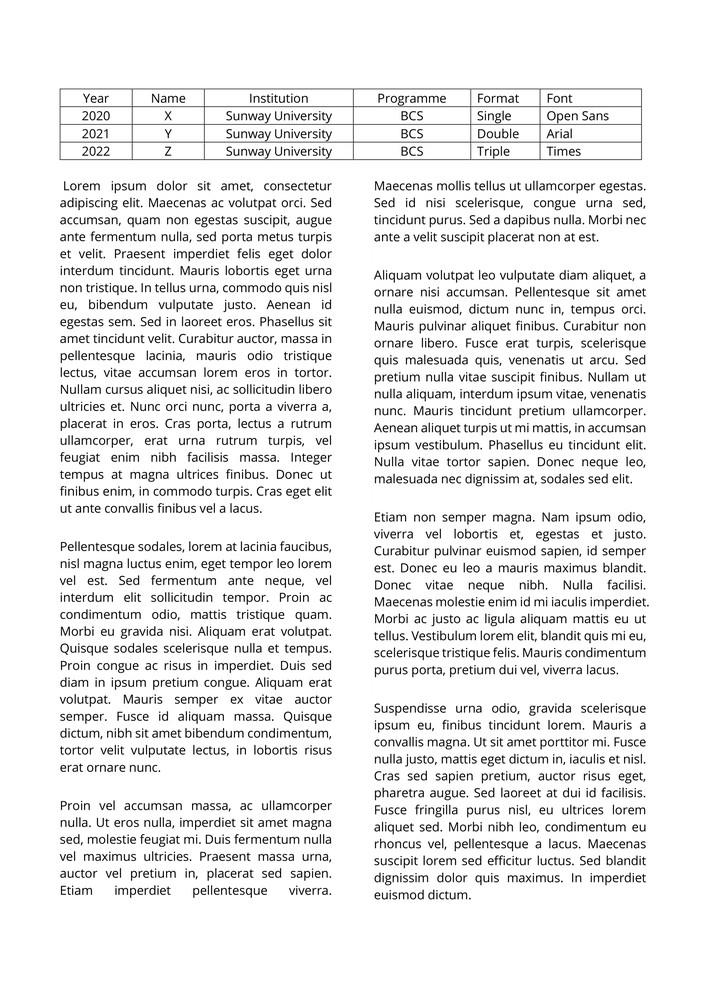
#> input picture inputImage/004.png, 706 x 999 px, shrunk from 1654 x 2339 before the run, found by its file name
$ python main.py
#> lines starting #> are read from the running program, lines starting #| are printed output that depends on the picture; after the words box and inside, x2 and y2 are one past the last pixel; in counts of white or black regions, pixels touching at a corner belong together
from matplotlib import pyplot as plt
import numpy as np
import cv2

def remove_table_image(image):
    """
    Removes regions in the input image that are likely to represent tables or images.

    Parameters:
    - image: input image.

    Returns:
    - image: image with table and image regions set to white (255).
    """
    # Set threshold values based on typical area of paragraph regions.
    threshold_area = 500
    # Set threshold values based on the maximum aspect ratio of the bounding rectangle(table).
    threshold_aspect_ratio = 10
    # Apply Canny edge detection
    edges = cv2.Canny(image, 25, 150)
    # Find contours in the edge-detected image
    contours, _ = cv2.findContours(edges, cv2.RETR_EXTERNAL, cv2.CHAIN_APPROX_SIMPLE)

    # Iterate through contours
    for contour in contours:
        # Calculate the area of the contour
        area = cv2.contourArea(contour)
        # Check if the contour area is above the threshold
        if area > threshold_area:
            # Calculate the bounding rectangle of the contour
            x, y, w, h = cv2.boundingRect(contour)
            # Calculate the aspect ratio of the bounding rectangle
            aspect_ratio = w / float(h)
            # Check if the aspect ratio is below the threshold
            if aspect_ratio < threshold_aspect_ratio:
                # Turns the pixel in identified region to white
                image[y:y+h, x:x+w] = 255

    cv2.imshow("Greyscale image w/o table and image",image)
    cv2.waitKey(0)
    cv2.destroyAllWindows()
    return image


def load_image(image_path):
    """
    Load an image, convert it to grayscale, and remove table and image from it. Then, convert it into a bianry image.

    Parameters:
    - image_path: path to the image file

    Returns:
    - grayscale image without table and image
    - binary inverse image
    """
    # Load the image
    img = cv2.imread(image_path)
    cv2.imshow("Original Image",img)
    cv2.waitKey(0)
    # Convert the image into grayscale
    img = cv2.cvtColor(img,cv2.COLOR_RGB2GRAY)
    cv2.imshow("Greyscale Image",img)
    cv2.waitKey(0)
    # Remove table and image from the image
    img = remove_table_image(img)
    # Converts the input image into binary image
    _, binary = cv2.threshold(img, 127, 255, cv2.THRESH_BINARY_INV)
    cv2.imshow("Binary Image",binary)
    cv2.waitKey(0)
    cv2.destroyAllWindows()
    return img,binary


def compute_vertical_projection(binary_image):
    """
    Compute the vertical projection of a binary image.

    Parameters:
    - binary_image: binary image

    Returns:
    - vertical projection array
    """
    # Compute vertical projection of the binary image
    vertical_projection = np.sum(binary_image, axis=1)
    plt.figure()
    plt.plot(vertical_projection)
    plt.title("Vertical Projection")
    plt.show()
    return vertical_projection

def compute_horizontal_projection(binary_image):
    """
    Compute the horizontal projection of a binary image.

    Parameters:
    - binary_image: binary image

    Returns:
    - horizontal projection array
    """
    # Compute horizontal projection of the binary image
    horizontal_projection = np.sum(binary_image, axis = 0)
    plt.figure()
    plt.plot(horizontal_projection)
    plt.title("Horizontal Projection")
    plt.show()
    return horizontal_projection

def remove_padding(img,row_projection, column_projection):
    """
    Remove padding from the image based on the projections.

    Parameters:
    - img: original image
    - row_projection: vertical projection array
    - column_projection: horizontal projection array

    Returns:
    - cropped image
    - updated vertical projection array
    - updated horizontal projection array
    """
    # Calculate top padding of the image
    top_pad = -1
    while row_projection[0] == 0:
        row_projection = np.delete(row_projection, 0)
        top_pad += 1

    # Calculate bottom padding of the image
    bottom_pad = 0
    while row_projection[-1] == 0:
        row_projection = row_projection[:-1]
        bottom_pad -= 1

    # Calculate left padding of the image
    left_pad = -1
    while column_projection[0] == 0:
        column_projection = np.delete(column_projection, 0)
        left_pad += 1

    # Calculate right padding of the image
    right_pad = 0
    while column_projection[-1] == 0:
        column_projection = column_projection[:-1]
        right_pad -= 1

    # Remove all paddings of the image
    cropped_img = img[top_pad:bottom_pad, left_pad:right_pad]
    return cropped_img, row_projection, column_projection

def detect_empty_column(column_projection):
    """
    Detect columns of zero in the column_projection array.

    Parameters:
    - column_projection: horizontal projection array

    Returns:
    - list of indices representing empty columns number
    """
    empty_column = []
    # Iterate through horizontal projection array
    for i,j in enumerate(column_projection):
        # If sum of pixel value for the column = 0, append the column number into the empty_column list
        if j == 0:
            empty_column.append(i)
    # Append the last column number into the empty_column list
    empty_column.append(i)
    return empty_column

def detect_empty_row(row_projection):
    """
    Detect rows of zero in the row_projection array.

    Parameters:
    - row_projection: vertical projection array

    Returns:
    - list of indices representing empty rows number
    """
    empty_row = []
    # Iterate through vertical projection array
    for i,j in enumerate(row_projection):
        # If sum of pixel value for the row = 0, append the row number into the empty_row list
        if j == 0:
            empty_row.append(i)
    # Append the last row number into the empty_row list
    empty_row.append(i)
    return empty_row

def detect_gaps(empty_index, threshold = 0):
    """
    Detect consecutive indeces in the empty_index list that exceed a specified threshold.

    Parameters:
    - empty_index: list of indices representing gaps
    - threshold: minimum number of consecutive indices to be considered a gap (default=0)

    Returns:
    - list of indices representing detected gaps
    """
    gaps = []
    counter = 0
    for i in range(len(empty_index)-1):
        # Check if the number in the list of empty_index is consecutive
        if empty_index[i] + 1 == empty_index[i+1]:
            counter += 1
            # Check if consecutive empty index exceed the threshold
            if counter > threshold:
                # If yes, then it would be stored as a potential gap
                gaps.append(empty_index[i])
                counter = 0
        else:
            counter = 0
    # Append the last index into the gap list
    gaps.append(empty_index[-1])
    return gaps

def slice_columns(img,empty_column):
    """
    Slice the image into columns based on detected column gaps.

    Parameters:
    - img: cropped image
    - empty_column: list of indices representing column gaps

    Returns:
    - list of column images
    """
    # Detect gap between column
    column_gap = detect_gaps(empty_column, threshold=80)
    first = 0
    columns = []
    # Iterate through the column_gap list
    for i in range(len(column_gap)):
        # Extract the column region corresponding to the column gap
        columns.append(img[:,first: column_gap[i]])
        first = column_gap[i]
    return columns

def slice_paragraphs(image, columns):
    """
    Slice paragraphs within each column and display them.

    Parameters:
    - image: original image
    - columns: list of column images

    Returns:
    - no return
    """
    # Iterate through the columns list
    c_counter = 0
    for column in columns:
        c_counter += 1
        cv2.imshow("Column %d" %c_counter ,column)
        cv2.waitKey(0)
        cv2.destroyAllWindows()
        # Compute vertical projection of the column
        _, binary = cv2.threshold(column, 127, 255, cv2.THRESH_BINARY_INV)
        row_projection = compute_vertical_projection(binary)
        # Detect empty row of the column
        empty_row = detect_empty_row(row_projection)
        # Detect gap between paragraph
        paragraph_gap = detect_gaps(empty_row, threshold=50)

        paragraphs = []
        first = 0
        # Iterate through the paragraph_gap list
        for j in range(len(paragraph_gap)):
            # Extract the paragraph region corresponding to the paragraph gap
            paragraphs.append([column[first:paragraph_gap[j]]])
            first = paragraph_gap[j]

        # Iterate through paragraphs list and display all the paragraph
        p_counter = 0
        for i in range(len(paragraphs)):
            for paragraph in paragraphs[i]:
                # Check if the length of the paragraph is greater than 60 to prevent displaying empty paragraph
                if len(paragraph) > 60:
                    p_counter += 1
                    cv2.imshow("Column %d Paragraph %d" %(c_counter, p_counter),paragraph)
                    cv2.waitKey(0)
                    cv2.destroyAllWindows()

def main(img_path):
    """
    Main function to process the image and extract paragraphs.

    Parameters:
    - img_path: Path to the image file

    Returns:
    - no return
    """
    # Load the image into greyscale with preprocessing (remove table and image) done
    img,binary_image = load_image(img_path)
#> in load_image, img is the input picture: shape (999, 706, 3); min 0, max 255, mean 236
#> in remove_table_image, `edges = cv2.Canny(image, 25, 150)`:
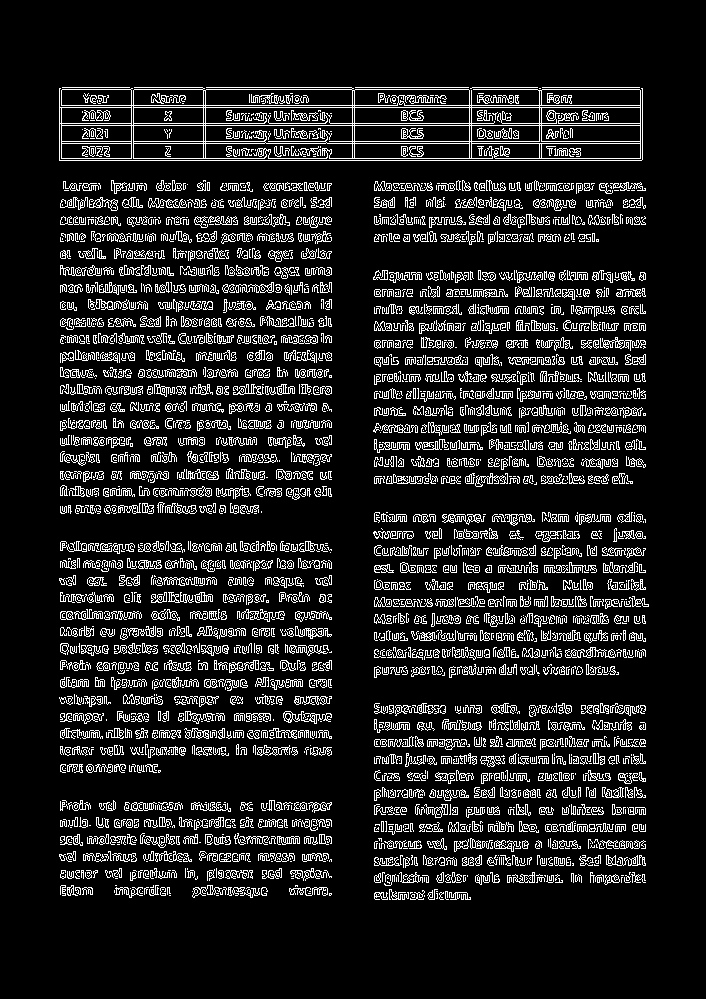
#> edges: shape (999, 706); 12.2% white in thin lines or dots, all inside (x1, y1, x2, y2) = (59, 87, 649, 900)
#> in remove_table_image, `contours, _ = cv2.findContours(edges, cv2.RETR_EXTERNAL, cv2.CHAIN_APP..`: contours = 2682 contours, 1998 with area under 20; largest, box (x1, y1, x2, y2) and area: (59, 87, 643, 161) 37572, (565, 647, 616, 658) 198, (283, 711, 332, 724) 194, (395, 703, 439, 716) 165, (386, 474, 426, 484) 164
#> the loop in remove_table_image, `for contour in contours:` made 2682 passes
#> (area, x, y, w, h, aspect_ratio) on pass 2681: (37572, 59, 87, 584, 74, 7.89)
#> after the loop in remove_table_image, `for contour in contours:`:
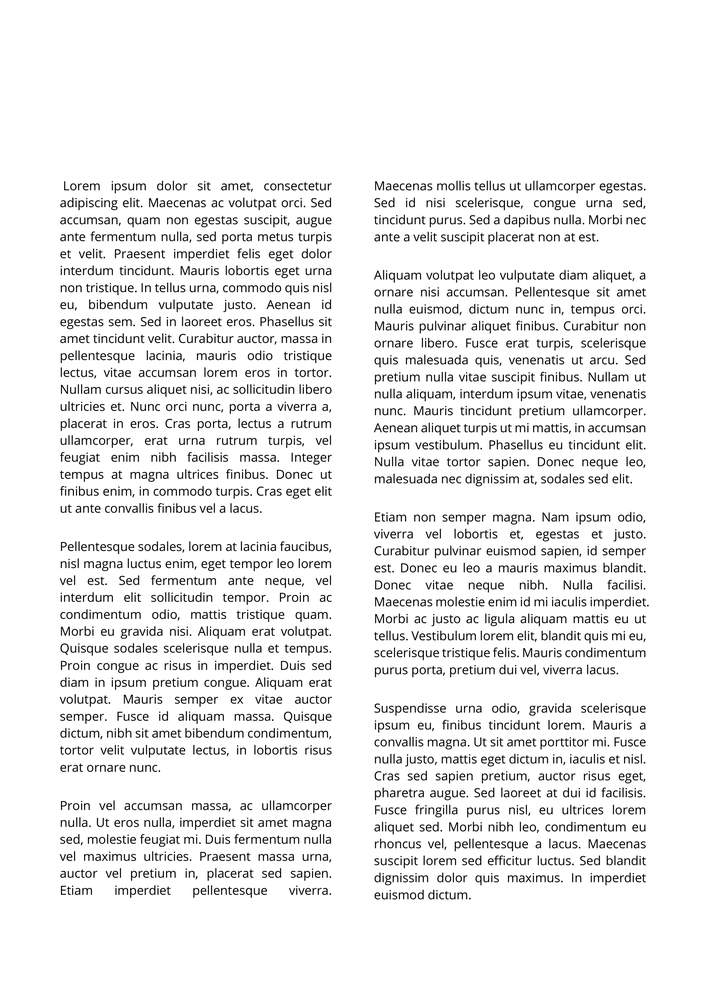
#> image: shape (999, 706); min 0, max 255, mean 237.7
#> in load_image, `_, binary = cv2.threshold(img, 127, 255, cv2.THRESH_BINARY_INV)`:
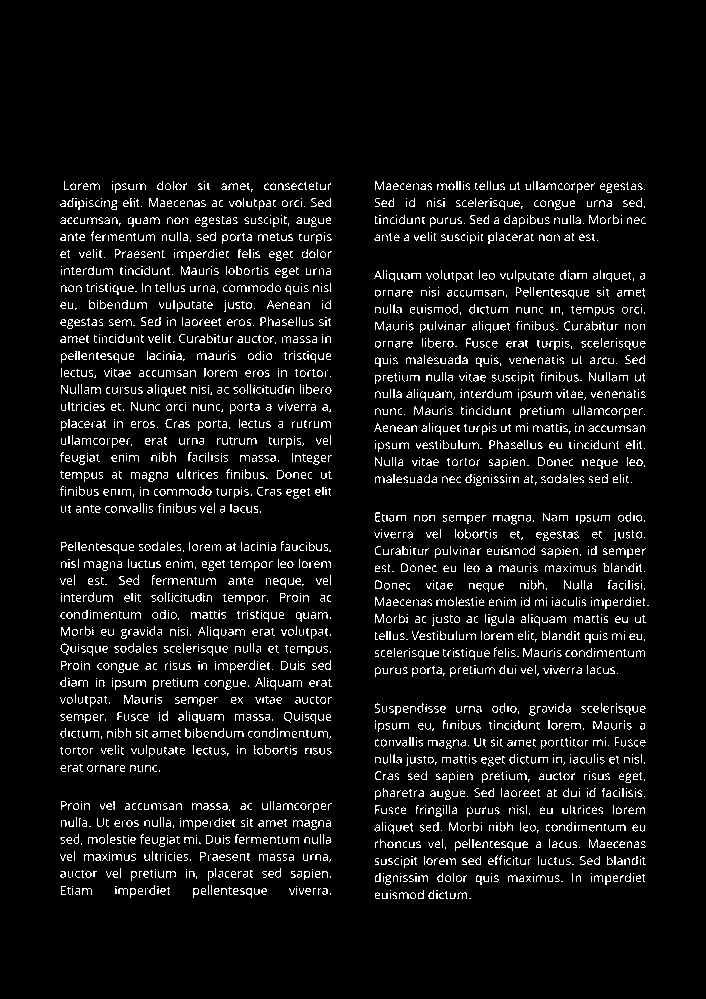
#> binary: shape (999, 706); 6.8% white in thin lines or dots, all inside (x1, y1, x2, y2) = (60, 181, 649, 899)
    # Compute vertical and horizontal projection of the image
    vertical_projection = compute_vertical_projection(binary_image)
#> in compute_vertical_projection, `vertical_projection = np.sum(binary_image, axis=1)`: vertical_projection = 999 values, max 72165 at index 223, min 0 at index 0, mean 12153.5
    horizontal_projection = compute_horizontal_projection(binary_image)
#> in compute_horizontal_projection, `horizontal_projection = np.sum(binary_image, axis = 0)`: horizontal_projection = 706 values, max 62985 at index 375, min 0 at index 0, mean 17197.3
#> in compute_horizontal_projection, `plt.show()`:
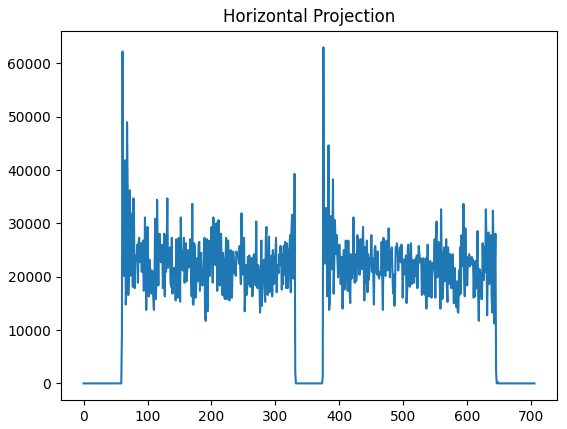
#> figure drawn by matplotlib, 1 panel; curve peaks at x = 375, y = 62985
    # Remove the top,bottom,left, right padding of the image, and update the projections value
    cropped_image, vertical_projection, horizontal_projection = remove_padding(img, vertical_projection, horizontal_projection)
#> after the loop in remove_padding, `while row_projection[0] == 0:`: row_projection = 818 values, max 72165 at index 42, min 0 at index 12, mean 14842.7; top_pad = 180
#> the loop in remove_padding, `while row_projection[-1] == 0:` made 100 passes
#> bottom_pad on passes 1 to 8: -1, -2, -3, -4, -5, -6, -7, -8
#> after the loop in remove_padding, `while row_projection[-1] == 0:`: bottom_pad = -100; row_projection = 718 values, max 72165 at index 42, min 0 at index 12, mean 16909.9
#> the loop in remove_padding, `while column_projection[0] == 0:` made 60 passes
#> after the loop in remove_padding, `while column_projection[0] == 0:`: column_projection = 646 values, max 62985 at index 315, min 0 at index 272, mean 18794.6; left_pad = 59
#> the loop in remove_padding, `while column_projection[-1] == 0:` made 57 passes
#> after the loop in remove_padding, `while column_projection[-1] == 0:`: column_projection = 589 values, max 62985 at index 315, min 0 at index 272, mean 20613.4; right_pad = -57
#> in remove_padding, `cropped_img = img[top_pad:bottom_pad, left_pad:right_pad]`:
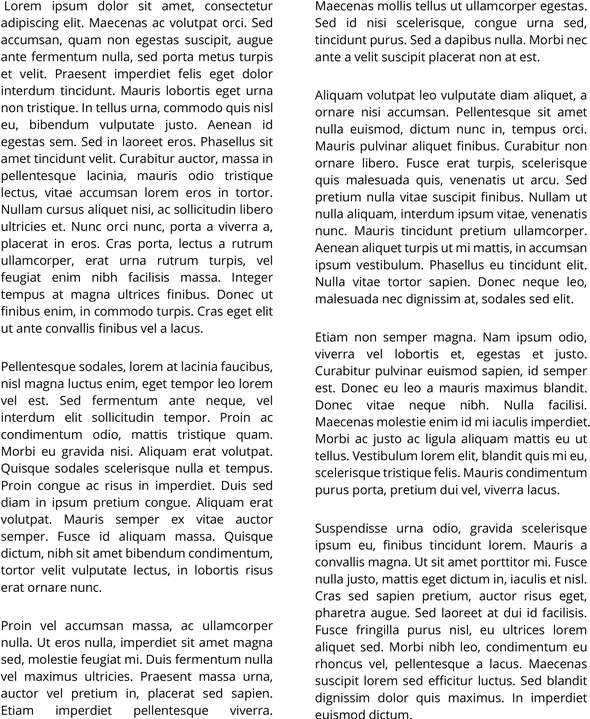
#> cropped_img: shape (719, 590); min 0, max 255, mean 226.3
#> vertical_projection has the same summary as row_projection in remove_padding; horizontal_projection has the same summary as column_projection in remove_padding
    # Detect empty rows and columns of the processed image
    empty_column = detect_empty_column(horizontal_projection)
#> the loop in detect_empty_column, `for i,j in enumerate(column_projection):` made 589 passes
#> j on passes 1 to 3: 9180, 62220, 21420
#> after the loop in detect_empty_column, `for i,j in enumerate(column_projection):`: empty_column = 43 values from 272 to 586
#> empty_column = 44 values from 272 to 588
    # Slice the image into columns (if any)
    columns = slice_columns(cropped_image, empty_column)
#> the loop in detect_gaps, `for i in range(len(empty_index)-1):` made 43 passes
#> after the loop in detect_gaps, `for i in range(len(empty_index)-1):`: gaps = []
#> in slice_columns, `column_gap = detect_gaps(empty_column, threshold=80)`: column_gap = [588]
#> the loop in slice_columns, `for i in range(len(column_gap)):` made 1 pass
#> after the loop in slice_columns, `for i in range(len(column_gap)):`: columns = 1 item
#> columns = 1 item
    # Slice each columns into respective paragraphs and display
    slice_paragraphs(cropped_image, columns)
#> the loop in slice_paragraphs, `for column in columns:` made 1 pass
#> (c_counter, paragraph_gap) on pass 1: (1, [718])
#> pass 1, in compute_vertical_projection (call 2), `plt.show()`:
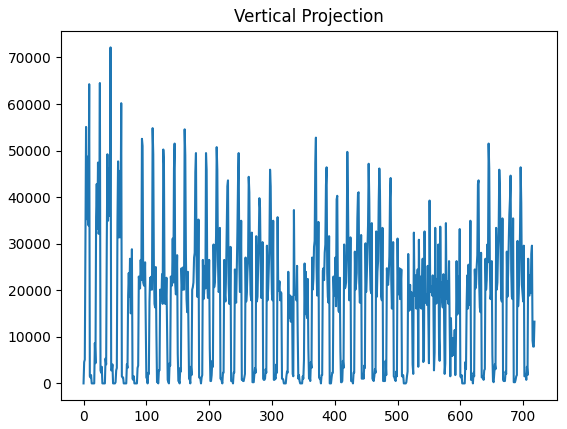
#> figure drawn by matplotlib, 1 panel; curve peaks at x = 43, y = 72165
#> pass 1, in slice_paragraphs, `cv2.imshow("Column %d Paragraph %d" %(c_counter, p_counter),paragraph)`:
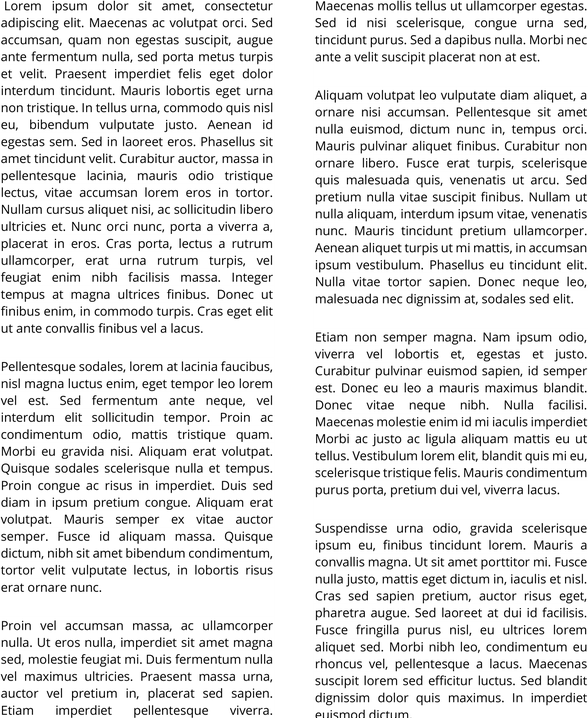
#> window 'Column 1 Paragraph 1': shape (718, 588); min 0, max 255, mean 226.2
#> after the loop in slice_paragraphs, `for column in columns:`: c_counter = 1


# Calling the function the process the image to extract the paragraphs
main("004.png")
